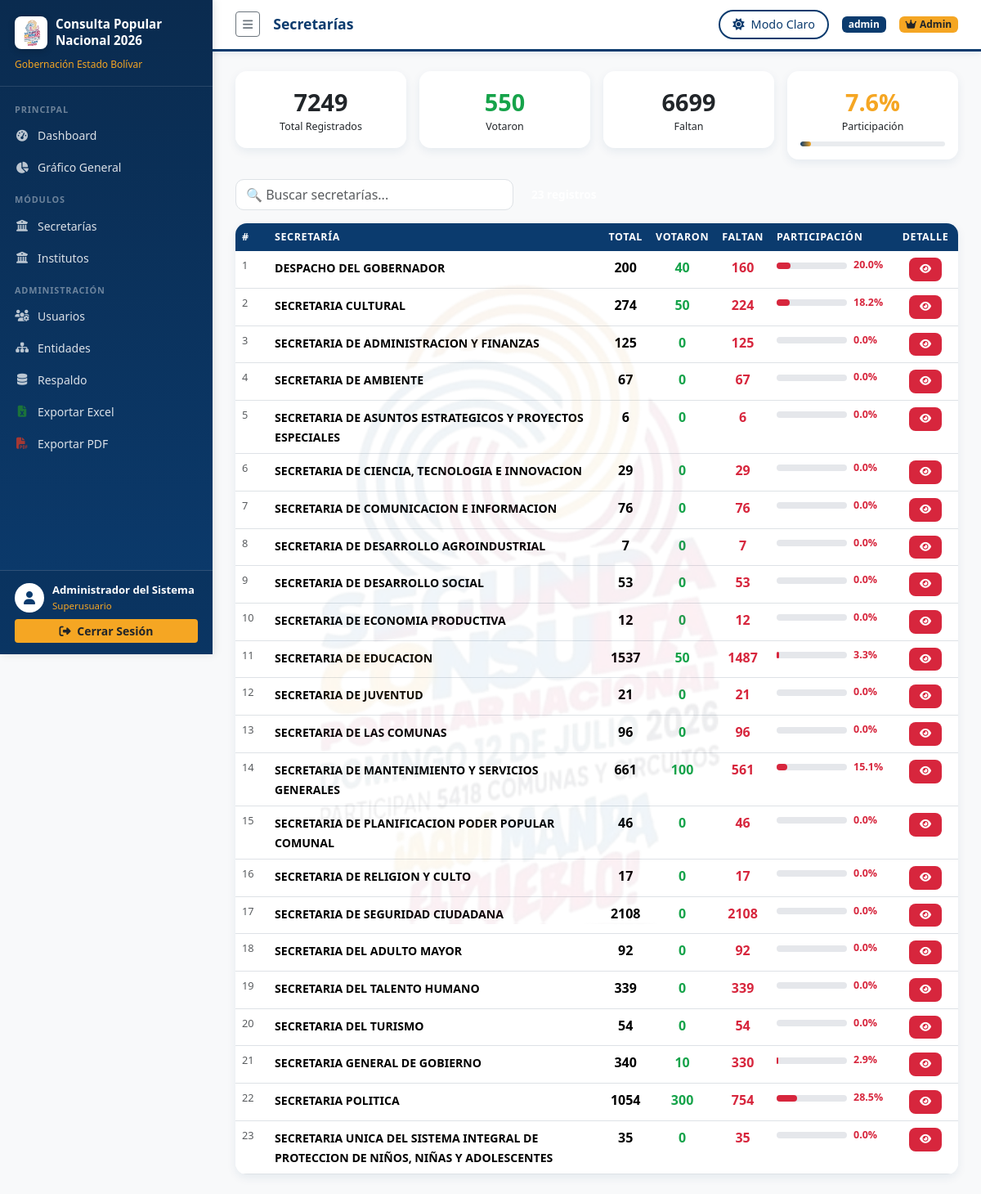
/secretarias (signed in), run on the app's committed database.
### tables this page shows
CREATE TABLE secretarias (
            id               INTEGER PRIMARY KEY AUTOINCREMENT,
            name             TEXT    UNIQUE NOT NULL,
            empleados        INTEGER NOT NULL DEFAULT 0,
            votos_reportados INTEGER NOT NULL DEFAULT 0
        );

### app.py (the view)
@app.route('/secretarias')
@login_required
@permission_required('secretarias')
def secretarias_list():
    db = get_db()
    rows = db.execute("SELECT * FROM secretarias ORDER BY name").fetchall()
    allowed = get_allowed_entity_ids(session['user_id'], 'secretarias')
    entidades = []
    for r in rows:
        if allowed is None or r['id'] in allowed:
            d = dict(r)
            d['can_edit'] = can_edit_entity(session['user_id'], 'secretarias', r['id'])
            entidades.append(d)
    return render_template('module_list.html',
        titulo='Secretarías', modulo='secretarias',
        entidades=entidades, campo_total='empleados')

### app.py (called while the page is built, shortened)
def login_required(f):
    @wraps(f)
    def decorated(*args, **kwargs):
        if 'user_id' not in session:
            return redirect(url_for('login'))
        return f(*args, **kwargs)
    return decorated

def permission_required(module):
    def decorator(f):
        @wraps(f)
        def decorated(*args, **kwargs):
            if 'user_id' not in session:
                return redirect(url_for('login'))
            if session.get('is_superuser') or session.get('is_full_access'):
                return f(*args, **kwargs)
            if not can_view_module(module):
                flash(f'No tienes permisos para acceder al módulo {module}.', 'danger')
                return redirect(url_for('dashboard'))
            return f(*args, **kwargs)
        return decorated
    return decorator

def get_db():
    db = getattr(g, '_database', None)
    if db is None:
        db = g._database = database.connect()
    return db

@app.teardown_appcontext
def close_connection(exception):
    db = getattr(g, '_database', None)
    if db is not None:
        db.close()

@app.before_request
def refresh_entity_modules():
    if 'user_id' in session and not (session.get('is_superuser') or session.get('is_full_access')):
        db = get_db()
        ep_mods = db.execute(
            "SELECT DISTINCT module FROM user_entity_permissions WHERE user_id=?",
            (session['user_id'],)
        ).fetchall()
        session['entity_modules'] = [r['module'] for r in ep_mods]
    else:
        session['entity_modules'] = []

def get_allowed_entity_ids(user_id, module):
    if session.get('is_superuser') or session.get('is_full_access'):
        return None

def can_edit_entity(user_id, module, entity_id):
    if session.get('is_superuser') or session.get('is_full_access'):
        return True

### database.py (called while the page is built)
def connect(timeout=30):
    if USE_TURSO:
        return HttpConnection()
    c = sqlite3.connect(DATABASE, timeout=timeout)
    c.row_factory = sqlite3.Row
    return _SqliteConn(c)

    def execute(self, sql, params=()):
        return self._c.execute(sql, params)

    def close(self):
        self._c.close()

### templates/module_list.html (shortened to what this page needs)
{% extends "base.html" %}
{% block page_title %}{{ titulo }}{% endblock %}
{% block content %}
{% set total_emp  = entidades | sum(attribute=campo_total) %}
{% set total_vot  = entidades | sum(attribute='votos_reportados') %}
{% set pct_global = ((total_vot / total_emp * 100) if total_emp > 0 else 0) | round(1) %}
<div class="row g-2 g-md-3 mb-4">
    <div class="col-6 col-md-3">
        <div class="stat-card text-center p-2 p-md-3">
            <div style="font-size:1.8rem;font-weight:800;color:var(--rojo)" class="d-none d-md-block">{{ total_emp | int }}</div>
            <div style="font-size:.78rem;color:var(--gris-oscuro)" class="d-none d-md-block">Total Registrados</div>
        </div>
    </div>
    <div class="col-6 col-md-3">
        <div class="stat-card text-center p-2 p-md-3">
            <div style="font-size:1.8rem;font-weight:800;color:#16a34a" class="d-none d-md-block">{{ total_vot | int }}</div>
            <div style="font-size:.78rem;color:var(--gris-oscuro)" class="d-none d-md-block">Votaron</div>
        </div>
    </div>
    <div class="col-6 col-md-3">
        <div class="stat-card text-center p-2 p-md-3">
            <div style="font-size:1.8rem;font-weight:800;color:var(--rojo)" class="d-none d-md-block">{{ (total_emp - total_vot) | int }}</div>
            <div style="font-size:.78rem;color:var(--gris-oscuro)" class="d-none d-md-block">Faltan</div>
        </div>
    </div>
    <div class="col-6 col-md-3">
        <div class="stat-card text-center p-2 p-md-3">
            <div style="font-size:1.8rem;font-weight:800;color:var(--amarillo)" class="d-none d-md-block">{{ pct_global }}%</div>
            <div style="font-size:.78rem;color:var(--gris-oscuro)" class="d-none d-md-block">Participación</div>
            <div class="progress-bar-custom mt-2"><div class="progress-fill" style="width:{{ pct_global }}%"></div></div>
        </div>
    </div>
</div>
<div class="d-flex gap-2 mb-3">
    <input type="text" id="searchBox" class="form-control" placeholder="🔍 Buscar {{ titulo | lower }}..." style="max-width:340px;border-radius:10px">
    <span class="badge align-self-center" style="background:var(--rojo);color:#fff;font-size:.85rem;padding:8px 14px">
    </span>
</div>
<div class="d-none d-md-block">
    <div class="stat-card p-0 overflow-hidden">
        <div class="table-responsive">
            <table class="table table-custom table-hover mb-0" id="mainTable">
                <thead>
                    <tr>
                        <th style="width:40px">#</th>
                        <th>{{ titulo[:-1] if titulo.endswith('s') else titulo }}</th>
                        <th class="text-center">Total</th>
                        <th class="text-center">Votaron</th>
                        <th class="text-center">Faltan</th>
                        <th style="width:150px">Participación</th>
                        <th class="text-center" style="width:80px">Detalle</th>
                    </tr>
                </thead>
                <tbody>
                {% for e in entidades %}
                {% set total_e = e[campo_total] %}
                {% set pct = ((e.votos_reportados / total_e * 100) if total_e > 0 else 0) | round(1) %}
                {% set color = '#16a34a' if pct >= 80 else ('#F5A623' if pct >= 50 else '#D7263D') %}
                <tr>
                    <td class="text-muted" style="font-size:.8rem">{{ loop.index }}</td>
                    <td>
                        <span style="font-weight:600;font-size:.88rem">{{ e.name }}</span>
                    </td>
                    <td class="text-center fw-bold">{{ total_e | int }}</td>
                    <td class="text-center" style="color:#16a34a;font-weight:600">{{ e.votos_reportados | int }}</td>
                    <td class="text-center" style="color:#D7263D;font-weight:600">{{ (total_e - e.votos_reportados) | int }}</td>
                    <td>
                        <div class="d-flex align-items-center gap-2">
                            <div style="flex:1;background:#e5e7eb;border-radius:4px;height:8px">
                                <div style="width:{{ pct }}%;background:{{ color }};height:100%;border-radius:4px;transition:width .6s"></div>
                            </div>
                            <span style="font-size:.78rem;font-weight:700;color:{{ color }};min-width:40px">{{ pct }}%</span>
                        </div>
                    </td>
                    <td class="text-center">
                        <a href="/{{ modulo }}/{{ e.id }}" class="btn btn-sm" style="background:#D7263D;color:#fff;border-radius:8px;padding:4px 12px;font-size:.78rem">
                            <i class="fas fa-eye"></i>
                        </a>
                    </td>
                </tr>
                {% endfor %}
                </tbody>
            </table>
        </div>
    </div>
</div>
{% endblock %}

### data on the page
secretarias: name "DESPACHO DEL GOBERNADOR", empleados "200", votos_reportados "40", (total_e-e.votos_reportados)|int "160", pct "20.0"
secretarias: name "SECRETARIA CULTURAL", empleados "274", votos_reportados "50", (total_e-e.votos_reportados)|int "224", pct "18.2"
secretarias: name "SECRETARIA DE ADMINISTRACION Y FINANZAS", empleados "125", votos_reportados "0", (total_e-e.votos_reportados)|int "125", pct "0.0"
secretarias: name "SECRETARIA DE AMBIENTE", empleados "67", votos_reportados "0", (total_e-e.votos_reportados)|int "67", pct "0.0"
secretarias: name "SECRETARIA DE ASUNTOS ESTRATEGICOS Y PROYECTOS ESPECIALES", empleados "6", votos_reportados "0", (total_e-e.votos_reportados)|int "6", pct "0.0"
secretarias: name "SECRETARIA DE CIENCIA, TECNOLOGIA E INNOVACION", empleados "29", votos_reportados "0", (total_e-e.votos_reportados)|int "29", pct "0.0"
secretarias: name "SECRETARIA DE COMUNICACION E INFORMACION", empleados "76", votos_reportados "0", (total_e-e.votos_reportados)|int "76", pct "0.0"
secretarias: name "SECRETARIA DE DESARROLLO AGROINDUSTRIAL", empleados "7", votos_reportados "0", (total_e-e.votos_reportados)|int "7", pct "0.0"
secretarias: name "SECRETARIA DE DESARROLLO SOCIAL", empleados "53", votos_reportados "0", (total_e-e.votos_reportados)|int "53", pct "0.0"
secretarias: name "SECRETARIA DE ECONOMIA PRODUCTIVA", empleados "12", votos_reportados "0", (total_e-e.votos_reportados)|int "12", pct "0.0"
secretarias: name "SECRETARIA DE EDUCACION", empleados "1537", votos_reportados "50", (total_e-e.votos_reportados)|int "1487", pct "3.3"
secretarias: name "SECRETARIA DE JUVENTUD", empleados "21", votos_reportados "0", (total_e-e.votos_reportados)|int "21", pct "0.0"
secretarias: name "SECRETARIA DE LAS COMUNAS", empleados "96", votos_reportados "0", (total_e-e.votos_reportados)|int "96", pct "0.0"
secretarias: name "SECRETARIA DE MANTENIMIENTO Y SERVICIOS GENERALES", empleados "661", votos_reportados "100", (total_e-e.votos_reportados)|int "561", pct "15.1"
secretarias: name "SECRETARIA DE PLANIFICACION PODER POPULAR COMUNAL", empleados "46", votos_reportados "0", (total_e-e.votos_reportados)|int "46", pct "0.0"
secretarias: name "SECRETARIA DE RELIGION Y CULTO", empleados "17", votos_reportados "0", (total_e-e.votos_reportados)|int "17", pct "0.0"
secretarias: name "SECRETARIA DE SEGURIDAD CIUDADANA", empleados "2108", votos_reportados "0", (total_e-e.votos_reportados)|int "2108", pct "0.0"
secretarias: name "SECRETARIA DEL ADULTO MAYOR", empleados "92", votos_reportados "0", (total_e-e.votos_reportados)|int "92", pct "0.0"
secretarias: name "SECRETARIA DEL TALENTO HUMANO", empleados "339", votos_reportados "0", (total_e-e.votos_reportados)|int "339", pct "0.0"
secretarias: name "SECRETARIA DEL TURISMO", empleados "54", votos_reportados "0", (total_e-e.votos_reportados)|int "54", pct "0.0"
secretarias: name "SECRETARIA GENERAL DE GOBIERNO", empleados "340", votos_reportados "10", (total_e-e.votos_reportados)|int "330", pct "2.9"
secretarias: name "SECRETARIA POLITICA", empleados "1054", votos_reportados "300", (total_e-e.votos_reportados)|int "754", pct "28.5"
secretarias: name "SECRETARIA UNICA DEL SISTEMA INTEGRAL DE PROTECCION DE NIÑOS, NIÑAS Y ADOLESCENTES", empleados "35", votos_reportados "0", (total_e-e.votos_reportados)|int "35", pct "0.0"

### other printed values
{{ session.full_name }} "Administrador del Sistema"
{{ titulo }} "Secretarías"
{{ session.username }} "admin"
{{ total_emp | int }} "7249"
{{ total_vot | int }} "550"
{{ (total_emp - total_vot) | int }} "6699"
{{ pct_global }} "7.6"
{{ titulo[:-1] if titulo.endswith('s') else titulo }} "SECRETARÍA"
